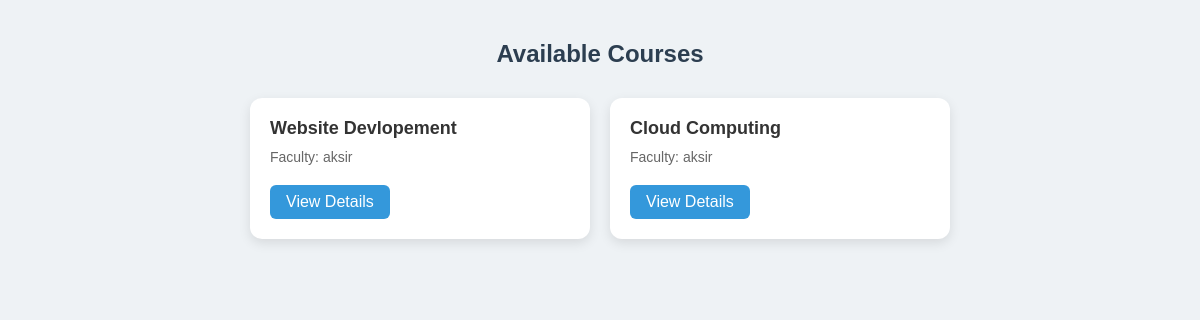
/available_courses/, run on the app's committed database.
### elearnapp/models.py (models this page shows, shortened)
class Course(models.Model):
    title = models.CharField(max_length=200)
    description = models.TextField()
    faculty = models.ForeignKey(CustomUser, on_delete=models.CASCADE, limit_choices_to={'role': 'faculty'})
    students = models.ManyToManyField(CustomUser, related_name='enrolled_courses', limit_choices_to={'role': 'student'})
    start_date = models.DateField(null=True, blank=True)  # Allow null values for existing data
    image = models.ImageField(upload_to='course_images/', null=True, blank=True)  # New field

class CustomUser(AbstractUser):
    ROLE_CHOICES = [
        ('student', 'Student'),
        ('faculty', 'Faculty'),
        ('admin', 'Admin'),
    ]
    role = models.CharField(max_length=10, choices=ROLE_CHOICES)
    groups = models.ManyToManyField(Group, related_name="customuser_groups", blank=True)
    user_permissions = models.ManyToManyField(Permission, related_name="customuser_permissions", blank=True)

### elearnapp/views.py (the view)
# urls.py: path("available_courses/", views.available_courses, name="available_courses"),
def available_courses(request):
    courses = Course.objects.all()  # Get all available courses
    return render(request, "available_courses.html", {"courses": courses})

### elearnapp/templates/available_courses.html (shortened to what this page needs)
<!DOCTYPE html>
<html>
<head>
</head>
<body>
<h2>Available Courses</h2>
<div class="card-container">
  {% for course in courses %}
    <div class="course-card">
      <div class="course-title">{{ course.title }}</div>
      <div class="faculty-name">Faculty: {{ course.faculty.username }}</div>
      <a href="{% url 'course_details' course.id %}" class="details-link">View Details</a>
    </div>
  {% endfor %}
</div>
</body>
</html>

### elearnapp/templates/available_courses.html (style rules this page uses)
body { font-family: Arial, sans-serif; background-color: #eef2f5; margin: 0; padding: 20px; }
h2 { text-align: center; color: #2c3e50; margin-bottom: 30px; }
.card-container { display: flex; flex-wrap: wrap; justify-content: center; gap: 20px; }
.course-card { background-color: #ffffff; border-radius: 12px; box-shadow: 0 4px 12px rgba(0, 0, 0, 0.1); padding: 20px; width: 300px; transition: transform 0.2s; }
.course-title { font-size: 18px; font-weight: bold; color: #333; margin-bottom: 10px; }
.faculty-name { font-size: 14px; color: #666; margin-bottom: 20px; }
.details-link { display: inline-block; text-decoration: none; background-color: #3498db; color: white; padding: 8px 16px; border-radius: 6px; transition: background-color 0.3s; }

### data on the page
Course: title "Website Devlopement", faculty.username "aksir"
Course: title "Cloud Computing", faculty.username "aksir"
